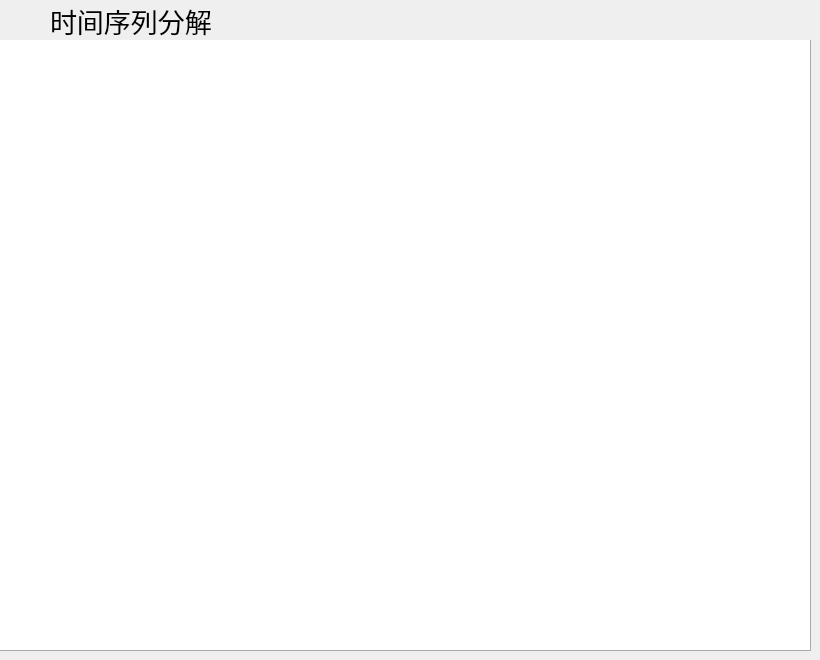
                  <widget class="QWidget" name="page_decomposition">
                   <widget class="QFrame" name="frame_18">
                    <property name="geometry">
                     <rect>
                      <x>0</x>
                      <y>40</y>
                      <width>811</width>
                      <height>611</height>
                     </rect>
                    </property>
                    <property name="styleSheet">
                     <string notr="true">background-color: rgb(255, 255, 255);</string>
                    </property>
                    <property name="frameShape">
                     <enum>QFrame::Panel</enum>
                    </property>
                    <property name="frameShadow">
                     <enum>QFrame::Raised</enum>
                    </property>
                    <layout class="QHBoxLayout" name="horizontalLayout_13">
                     <property name="spacing">
                      <number>0</number>
                     </property>
                     <property name="leftMargin">
                      <number>0</number>
                     </property>
                     <property name="topMargin">
                      <number>0</number>
                     </property>
                     <property name="rightMargin">
                      <number>0</number>
                     </property>
                     <property name="bottomMargin">
                      <number>0</number>
                     </property>
                     <item>
                      <widget class="QFrame" name="frame_19">
                       <property name="frameShape">
                        <enum>QFrame::NoFrame</enum>
                       </property>
                       <property name="frameShadow">
                        <enum>QFrame::Raised</enum>
                       </property>
                       <layout class="QVBoxLayout" name="verticalLayout_7">
                        <property name="spacing">
                         <number>0</number>
                        </property>
                        <property name="leftMargin">
                         <number>0</number>
                        </property>
                        <property name="topMargin">
                         <number>0</number>
                        </property>
                        <property name="rightMargin">
                         <number>0</number>
                        </property>
                        <property name="bottomMargin">
                         <number>0</number>
                        </property>
                        <item>
                         <widget class="QWidget" name="widget_decom_ori" native="true"/>
                        </item>
                        <item>
                         <widget class="QWidget" name="widget_decom_season" native="true"/>
                        </item>
                       </layout>
                      </widget>
                     </item>
                     <item>
                      <widget class="QFrame" name="frame_20">
                       <property name="frameShape">
                        <enum>QFrame::NoFrame</enum>
                       </property>
                       <property name="frameShadow">
                        <enum>QFrame::Raised</enum>
                       </property>
                       <layout class="QVBoxLayout" name="verticalLayout_8">
                        <property name="spacing">
                         <number>0</number>
                        </property>
                        <property name="leftMargin">
                         <number>0</number>
                        </property>
                        <property name="topMargin">
                         <number>0</number>
                        </property>
                        <property name="rightMargin">
                         <number>0</number>
                        </property>
                        <property name="bottomMargin">
                         <number>0</number>
                        </property>
                        <item>
                         <widget class="QWidget" name="widget_decom_trend" native="true"/>
                        </item>
                        <item>
                         <widget class="QWidget" name="widget_decom_resid" native="true"/>
                        </item>
                       </layout>
                      </widget>
                     </item>
                    </layout>
                   </widget>
                   <widget class="QLabel" name="label_14">
                    <property name="geometry">
                     <rect>
                      <x>50</x>
                      <y>0</y>
                      <width>301</width>
                      <height>41</height>
                     </rect>
                    </property>
                    <property name="font">
                     <font>
                      <family>黑体</family>
                      <pointsize>20</pointsize>
                     </font>
                    </property>
                    <property name="text">
                     <string>时间序列分解</string>
                    </property>
                   </widget>
                   <widget class="QLabel" name="label_27">
                    <property name="geometry">
                     <rect>
                      <x>0</x>
                      <y>0</y>
                      <width>41</width>
                      <height>41</height>
                     </rect>
                    </property>
                    <property name="sizePolicy">
                     <sizepolicy hsizetype="Preferred" vsizetype="Ignored">
                      <horstretch>0</horstretch>
                      <verstretch>0</verstretch>
                     </sizepolicy>
                    </property>
                    <property name="styleSheet">
                     <string notr="true">border-image: url(:/3/res/数据标注.png)</string>
                    </property>
                    <property name="text">
                     <string/>
                    </property>
                   </widget>
                  </widget>
